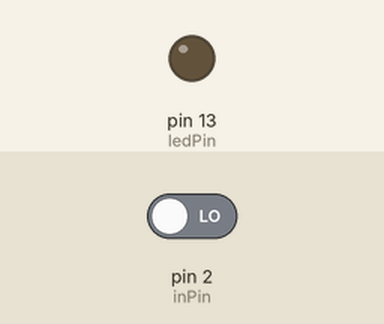
Bench run of a sketch on a simulated Arduino Uno, built with avr-gcc and run on an emulated ATmega328P. Shown: output pins drawn as LEDs (lit = HIGH). The inputs (shaded band) are chosen by the test bench; at power-on: pin 2 (inPin) LOW.

Above: at 1.2 s.
1.3 s: pin 2 (inPin) driven HIGH
At 1.8 s:
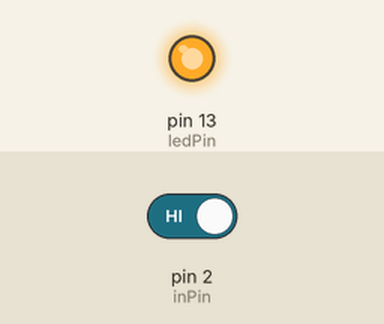
Timing chart, 0 to 10.3 s (numbered marks = the images above; inputs shaded):
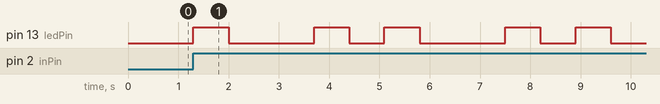

Measured:
- after the input at 1.3 s, pin 13 (ledPin): LOW → HIGH at once, then repeats every 3.8 s: LOW 1.7 s, HIGH 0.70 s, LOW 0.70 s, HIGH 0.70 s

The sketch:

pushbutton.ino
```cpp
int ledPin = 13;
int inPin = 2;
int buttonState = 0;
int i;
int j;

void setup()
{
  pinMode (ledPin, OUTPUT);
  pinMode (inPin, INPUT);
}

void loop()
{
  buttonState = digitalRead(inPin);

  if (buttonState == HIGH)
  {
    for (i=1; i<=5; i++){
      for(j=1; j<=i; j++){
    digitalWrite(ledPin, HIGH);
    delay(700);
    digitalWrite(ledPin, LOW);
    delay(700);
  }
  delay(1000);
    }
  }

else {

    digitalWrite(ledPin, LOW);

  }


  }
```
